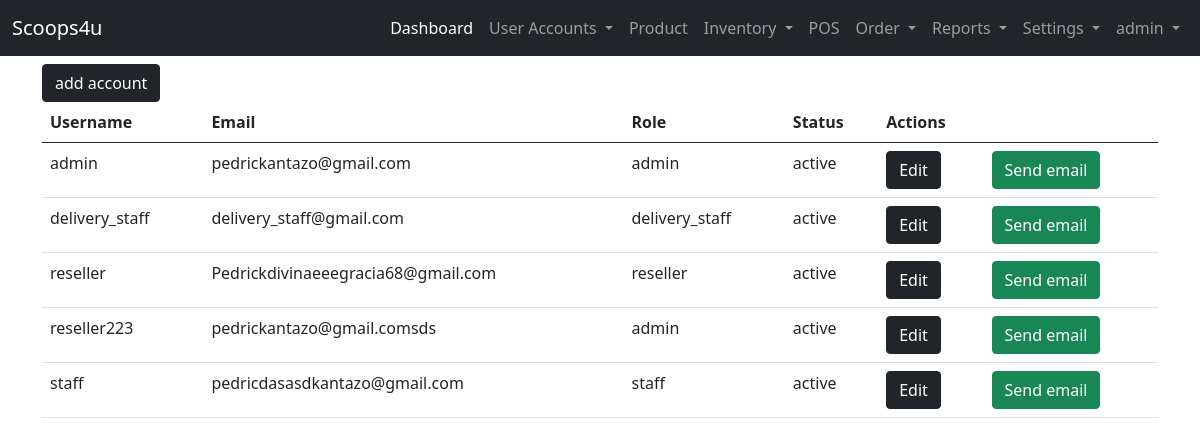
/user-site/user-list/ (signed in), run on an earlier commit of the app's database.
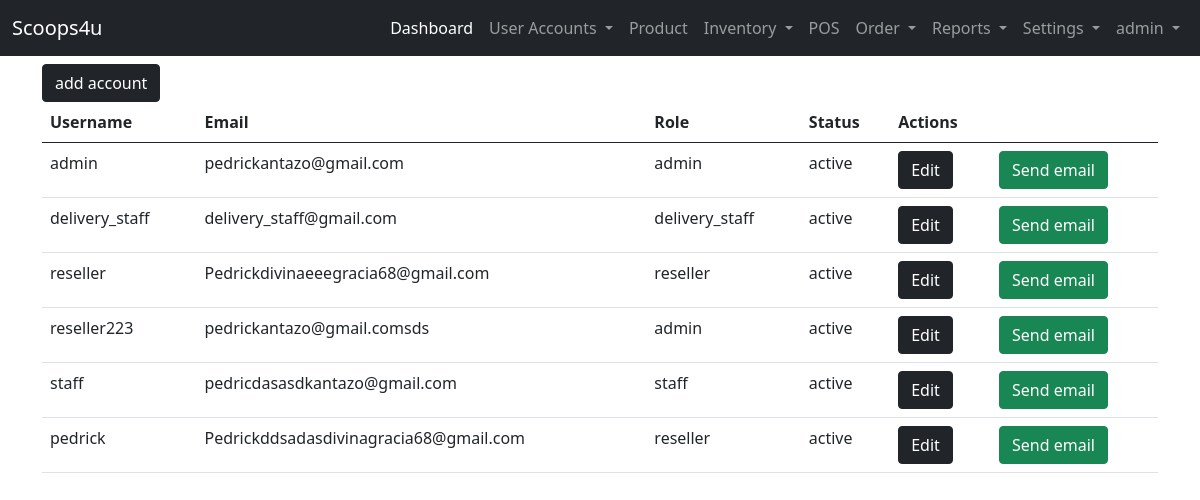
And on a later commit of the database.
### landing_page/models.py (models this page shows)
class User(AbstractUser):
    ROLE = ((" "," "),("admin","admin"),("staff","staff"),("reseller","reseller"),("delivery_staff","delivery_staff"))
    STAT = ((" "," "),("active","active"),("inactive","inactive"))
    role = models.CharField(max_length=50, null=True, default=None, choices=ROLE)
    status = models.CharField(max_length=50, null=True, default=None , choices=STAT)

### admin_site/views.py (the view)
# urls.py: path('user-list/', views.user_list , name='user_list'),
@login_required(login_url='landing_page:login')
def user_list(request):
    users = User.objects.all()
    context = {'users':users}
    return render(request, 'admin_site/user/useraccount.html', context)

### templates/admin_site/user/useraccount.html (shortened to what this page needs)
{% extends 'admin_site/base.html' %}
{% block content %}
<a href="{% url 'admin_site:add_useraccount' %}" class="btn btn-dark">add account</a>
    <table class="table table-hover">
        <thead>
            <tr>
                <th>Username</th>
                <th>Email</th>
                <th>Role</th>
                <th>Status</th>
                <th>Actions</th>
                <th></th>
            </tr>
            <tbody>
                {% for list in users %}
                <tr>
                    <td>{{ list.username }}</td>
                    <td>{{ list.email }}</td>
                    <td>{{ list.role }}</td>
                    <td>{{ list.status }}</td>
                    <td><a href="{% url 'admin_site:edit_user_account' list.id %}" class="btn btn-dark" >Edit</a></td>
                    <td><a href="{% url 'admin_site:send_email' list.id %}" class="btn btn-success">Send email</a></td>
                </tr>
                {% endfor %}
            </tbody>
        </thead>
    </table>
{% endblock content %}

### templates/admin_site/base.html (shortened to what this page needs)
{% load static %}
<!DOCTYPE html>
<html lang="en">
<head>
    <link href="https://cdn.jsdelivr.net/npm/bootstrap@5.0.2/dist/css/bootstrap.min.css" rel="stylesheet">
    <link rel="stylesheet" href="{% static 'css/sample.css' %}">
  </head>
<body>
  {% if user.role == "admin"%}
    <nav class="navbar navbar-expand-lg navbar-dark bg-dark">
        <div class="container-fluid">
          <a class="navbar-brand" href="#">Scoops4u</a>
          <div class="collapse navbar-collapse" id="navbarNavDropdown">
            <ul class="navbar-nav ms-auto mb-2 mb-lg-0">
              <li class="nav-item">
                <a class="nav-link active" aria-current="page" href="{% url 'admin_site:dashboard'%}">Dashboard</a>
              </li>
              <li class="nav-item dropdown">
                <a class="nav-link dropdown-toggle" href="#" id="navbarDropdownMenuLink" role="button" data-bs-toggle="dropdown" aria-expanded="false">
                  User Accounts
                </a>
              </li>
              <li class="nav-item">
                <a class="nav-link" href="{%url 'admin_site:list_product' %}">Product</a>
              </li>
              <li class="nav-item dropdown">
                <a class="nav-link dropdown-toggle" href="#" id="navbarDropdownMenuLink" role="button" data-bs-toggle="dropdown" aria-expanded="false">
                  Inventory
                </a>
              </li>
              <li class="nav-item">
                <a class="nav-link" href="{%url 'admin_site:pos' %}">POS</a>
              </li>
              <li class="nav-item dropdown">
                <a class="nav-link dropdown-toggle" href="#" id="navbarDropdownMenuLink" role="button" data-bs-toggle="dropdown" aria-expanded="false">
                  Order
                </a>
              </li>
              <li class="nav-item dropdown">
                <a class="nav-link dropdown-toggle" href="#" id="navbarDropdownMenuLink" role="button" data-bs-toggle="dropdown" aria-expanded="false">
                  Reports
                </a>
              </li>
              <li class="nav-item dropdown">
                <a class="nav-link dropdown-toggle" href="#" id="navbarDropdownMenuLink" role="button" data-bs-toggle="dropdown" aria-expanded="false">
                  Settings
                </a>
              </li>
              <li class="nav-item dropdown">
                <a class="nav-link dropdown-toggle" href="#" id="navbarDropdownMenuLink" role="button" data-bs-toggle="dropdown" aria-expanded="false">
                  {{ user }}
                </a>
              </li>
            </ul>
          </div>
        </div>
      </nav>
  {% endif %}
      <div class="container">
        <div class="row mt-2">
            <div class="col-lg-12">
                {% block content %}
                {% endblock content %}
            </div>
        </div>
      </div>
</body>
</html>

What changed in the data, as far as the page shows it:
added User: username "pedrick", email "Pedrickddsadasdivinagracia68@gmail.com", role "reseller", status "active"
